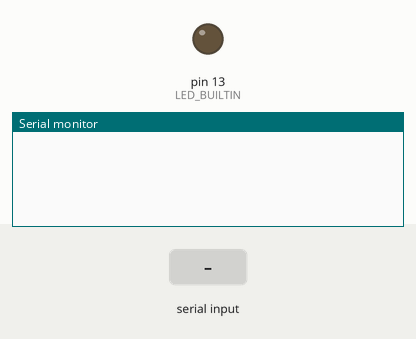
The sketch below on a simulated Arduino Mega 2560, built with avr-gcc and run on an emulated ATmega2560. Parts: output pins drawn as LEDs (lit = HIGH), the last lines printed to the serial monitor. The test bench sets the inputs (shaded band). No radio packets arrive unless stated.

Above: at 1.2 s.
1.3 s: "1" received over Serial
At 3.5 s:
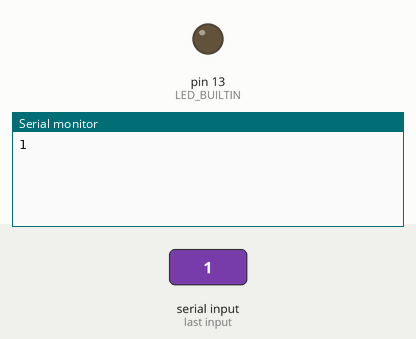
3.8 s: "1" received over the second serial link
At 5.6 s:
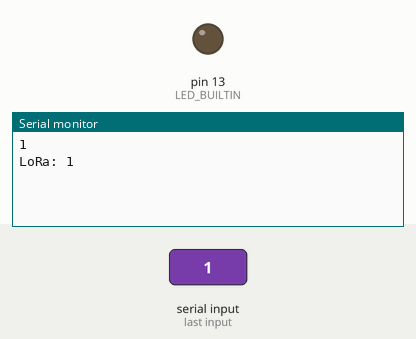

The sketch:

arduino_mega_odbiornik.ino
```cpp
#include <SoftwareSerial.h>
#include <SPI.h>
#include <nRF24L01.h>
#include <RF24.h>
RF24 radio(7, 8); // Inicjalizacja instancji klasy nRF24L01 z numerami pinów CNS oraz CE
const byte address[6] = "00005"; // Inicjalizacja zmiennej address dzięki której urządzenia NRF24L01 będą mogły komunikować się między sobą
void setup() {
  Serial.begin(9600); // Inicjalizacja komunikacji serialowej do Raspberry pi
  Serial1.begin(9600); // Inicjalizacja komunikacji serialowej do LoRa
  Serial2.begin(9600); // Inicjalizacja komunikacji serialowej do XBee
  Serial3.begin(9600); // Inicjalizacja komunikacji serialowej do HC-12
  radio.begin(); // Inicjalizacja obiektu radia RF24
  radio.openReadingPipe(0, address);  // Przypisane adresu przez który odbierana będzie wiadomość
  radio.setPALevel(RF24_PA_MIN); // Ograniczenie mocy nadajnika do minimum
  radio.startListening(); // Uruchomienie nasłuchiwania
  pinMode(LED_BUILTIN, OUTPUT);
}
void loop() {
  if (Serial3.available() > 0) { // Jeżeli interfejs HC12 jest dostępny
    String HC12_output = Serial3.readString(); // Zczytanie danych przesłanych od nadajnika HC-12
    if (HC12_output.length() > 0){
      Serial.println("HC-12: " + HC12_output);
      digitalWrite(LED_BUILTIN, HIGH);   // turn the LED on (HIGH is the voltage level)
      delay(1000);                       // wait for a second
      digitalWrite(LED_BUILTIN, LOW);    // turn the LED off by making the voltage LOW
    }
  }
  if (Serial1.available() > 0) { // Jeżeli interfejs LoRa jest dostępny
    String LORA_output = Serial1.readString(); // Zczytanie danych przesłanych od nadajnika LoRa
    if (LORA_output.length() > 0){ // Jeżeli długość stringa jest większa niż 0
      Serial.println("LoRa: " + LORA_output); // Wypisz wartośc na porcie serialowym
    }
  }
  if (Serial.available() > 0) { // Jeżeli interfejs nRF24L01 jest dostępny
//    char data[6]; // Utworzenie zmiennej do której zapisywane są dane z nRF24L01
//    radio.read(&data, sizeof(data));// Zczytanie danych przesłanych od nadajnika nRF24L01
//    String NRF24L01_output = String(data);
//    if (NRF24L01_output.length() > 0){ // Jeżeli długość stringa jest większa niż 0
//      Serial.println("NRF24L01: " + NRF24L01_output); // Wypisz wartośc na porcie serialowym
     Serial.println(Serial.readString());
//     delay(6000);
    }
//  }
 if (Serial2.available() > 0){ // Jeżeli interfejs Xbee jest dostępny
   String Xbee_output = Serial2.readString(); // Zczytanie danych przesłanych od nadajnika Xbee
   if (Xbee_output.length() > 0){ // Jeżeli długość stringa jest większa niż 0
     Serial.println("XBee: " + Xbee_output); // Wypisz wartośc na porcie serialowym
   }
 }
}
```

Measured:
- after the input at 1.3 s, the serial monitor: prints a new line after 1.0 s (image 1)
- after the input at 3.8 s, the serial monitor: prints a new line after 1.0 s (image 2)
